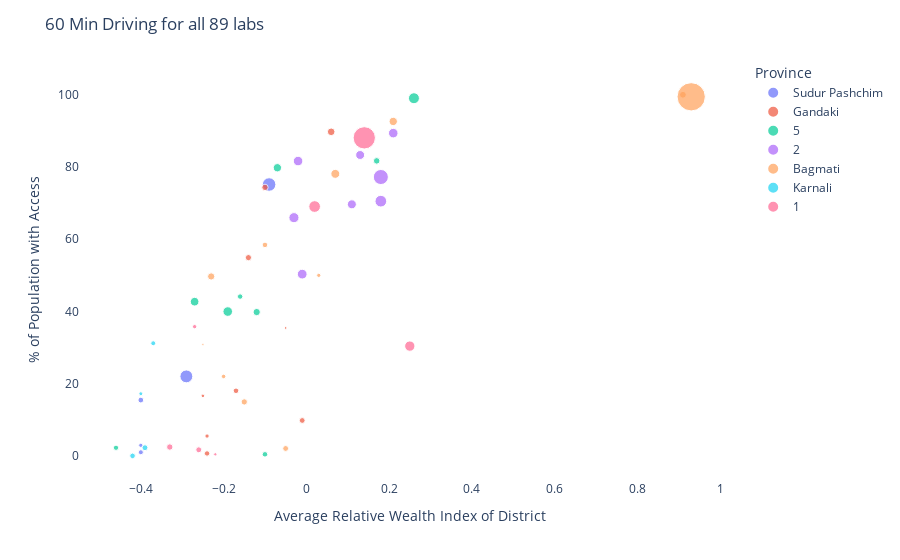

Write notebook code for a chart like this one.
### Code cell
list_pop_ids = list(existing_labs['ID_60min_driving'].values)
list_pop_ids = [item for sublist in list_pop_ids for item in sublist]

district_analysis = population[population['ID'].isin(list_pop_ids)][['population','DISTRICT','Province']]
district_analysis.columns = ['Pop with Access','District','Province']
dt1 = district_analysis.groupby(['District','Province'])['Pop with Access'].sum().reset_index()

dt2 = population.groupby(['DISTRICT','Province'])['population'].sum().reset_index()
dt2.columns = ['District','Province','Total Population']

df_pop_access_dist = pd.merge(dt1,dt2,on=['District','Province'])
df_pop_access_dist['%'] = df_pop_access_dist['Pop with Access']*100/df_pop_access_dist['Total Population']
df_pop_access_dist['%'] = df_pop_access_dist['%'].round(2)

df_pop_access_dist = pd.merge(df_pop_access_dist,rwi_districts,on=['District','Province'])

fig = px.scatter(df_pop_access_dist,y='%',x='Relative Wealth Index',color='Province',size='Total Population')
fig.update_xaxes(title='Average Relative Wealth Index of District')
fig.update_yaxes(title='% of Population with Access')
fig.update_layout(plot_bgcolor='white',title='60 Min Driving for all 89 labs')

### Figure 1 — Plotly figure (JSON) as saved in the notebook; plotly's stock layout.template omitted (floating-point values rounded to 4 significant figures)
{"data": [{"hovertemplate": "Province=Sudur Pashchim<br>Relative Wealth Index=%{x}<br>%=%{y}<br>Total Population=%{marker.size}<extra></extra>", "legendgroup": "Sudur Pashchim", "marker": {"color": "#636efa", "size": [205429, 113990, 156794, 1033059, 1138681], "sizemode": "area", "sizeref": 12450.0, "symbol": "circle"}, "mode": "markers", "name": "Sudur Pashchim", "orientation": "v", "showlegend": true, "type": "scatter", "x": [-0.4, -0.4, -0.4, -0.29, -0.09], "xaxis": "x", "y": [15.47, 2.95, 1.02, 22.03, 75.16], "yaxis": "y"}, {"hovertemplate": "Province=Gandaki<br>Relative Wealth Index=%{x}<br>%=%{y}<br>Total Population=%{marker.size}<extra></extra>", "legendgroup": "Gandaki", "marker": {"color": "#EF553B", "size": [193357, 184656, 363590, 116519, 77992, 255593, 42167, 207424, 238389], "sizemode": "area", "sizeref": 12450.0, "symbol": "circle"}, "mode": "markers", "name": "Gandaki", "orientation": "v", "showlegend": true, "type": "scatter", "x": [-0.17, -0.24, 0.06, -0.24, -0.25, -0.1, -0.05, -0.01, -0.14], "xaxis": "x", "y": [18.04, 0.69, 89.75, 5.51, 16.64, 74.36, 35.44, 9.82, 54.91], "yaxis": "y"}, {"hovertemplate": "Province=5<br>Relative Wealth Index=%{x}<br>%=%{y}<br>Total Population=%{marker.size}<extra></extra>", "legendgroup": "5", "marker": {"color": "#00cc96", "size": [426169, 328359, 465037, 192349, 570025, 265206, 184929, 173829, 749009], "sizemode": "area", "sizeref": 12450.0, "symbol": "circle"}, "mode": "markers", "name": "5", "orientation": "v", "showlegend": true, "type": "scatter", "x": [-0.07, -0.12, -0.27, -0.1, -0.19, 0.17, -0.16, -0.46, 0.26], "xaxis": "x", "y": [79.8, 39.84, 42.71, 0.45, 39.98, 81.7, 44.13, 2.26, 99.05], "yaxis": "y"}, {"hovertemplate": "Province=2<br>Relative Wealth Index=%{x}<br>%=%{y}<br>Total Population=%{marker.size}<extra></extra>", "legendgroup": "2", "marker": {"color": "#ab63fa", "size": [569754, 568677, 503227, 1412871, 592824, 496724, 635842, 853835], "sizemode": "area", "sizeref": 12450.0, "symbol": "circle"}, "mode": "markers", "name": "2", "orientation": "v", "showlegend": true, "type": "scatter", "x": [-0.02, 0.21, 0.11, 0.18, -0.01, 0.13, -0.03, 0.18], "xaxis": "x", "y": [81.65, 89.38, 69.67, 77.23, 50.34, 83.33, 65.98, 70.54], "yaxis": "y"}, {"hovertemplate": "Province=Bagmati<br>Relative Wealth Index=%{x}<br>%=%{y}<br>Total Population=%{marker.size}<extra></extra>", "legendgroup": "Bagmati", "marker": {"color": "#FFA15A", "size": [288209, 497945, 245610, 126236, 110899, 4981888, 429168, 325407, 191851, 30623, 214301], "sizemode": "area", "sizeref": 12450.0, "symbol": "circle"}, "mode": "markers", "name": "Bagmati", "orientation": "v", "showlegend": true, "type": "scatter", "x": [0.91, 0.07, -0.15, -0.2, 0.03, 0.93, 0.21, -0.23, -0.1, -0.25, -0.05], "xaxis": "x", "y": [100, 78.11, 14.96, 22.01, 50, 99.44, 92.62, 49.7, 58.43, 30.89, 2.07], "yaxis": "y"}, {"hovertemplate": "Province=Karnali<br>Relative Wealth Index=%{x}<br>%=%{y}<br>Total Population=%{marker.size}<extra></extra>", "legendgroup": "Karnali", "marker": {"color": "#19d3f3", "size": [216454, 93518, 195162, 151831], "sizemode": "area", "sizeref": 12450.0, "symbol": "circle"}, "mode": "markers", "name": "Karnali", "orientation": "v", "showlegend": true, "type": "scatter", "x": [-0.39, -0.4, -0.42, -0.37], "xaxis": "x", "y": [2.28, 17.23, 0.02, 31.2], "yaxis": "y"}, {"hovertemplate": "Province=1<br>Relative Wealth Index=%{x}<br>%=%{y}<br>Total Population=%{marker.size}<extra></extra>", "legendgroup": "1", "marker": {"color": "#FF6692", "size": [115105, 217520, 664405, 846058, 3091289, 66646, 252816], "sizemode": "area", "sizeref": 12450.0, "symbol": "circle"}, "mode": "markers", "name": "1", "orientation": "v", "showlegend": true, "type": "scatter", "x": [-0.27, -0.26, 0.25, 0.02, 0.14, -0.22, -0.33], "xaxis": "x", "y": [35.8, 1.7, 30.42, 69.06, 88.08, 0.45, 2.47], "yaxis": "y"}], "layout": {"legend": {"itemsizing": "constant", "title": {"text": "Province"}, "tracegroupgap": 0}, "margin": {"t": 60}, "plot_bgcolor": "white", "title": {"text": "60 Min Driving for all 89 labs"}, "xaxis": {"anchor": "y", "domain": [0, 1], "title": {"text": "Average Relative Wealth Index of District"}}, "yaxis": {"anchor": "x", "domain": [0, 1], "title": {"text": "% of Population with Access"}}}}
